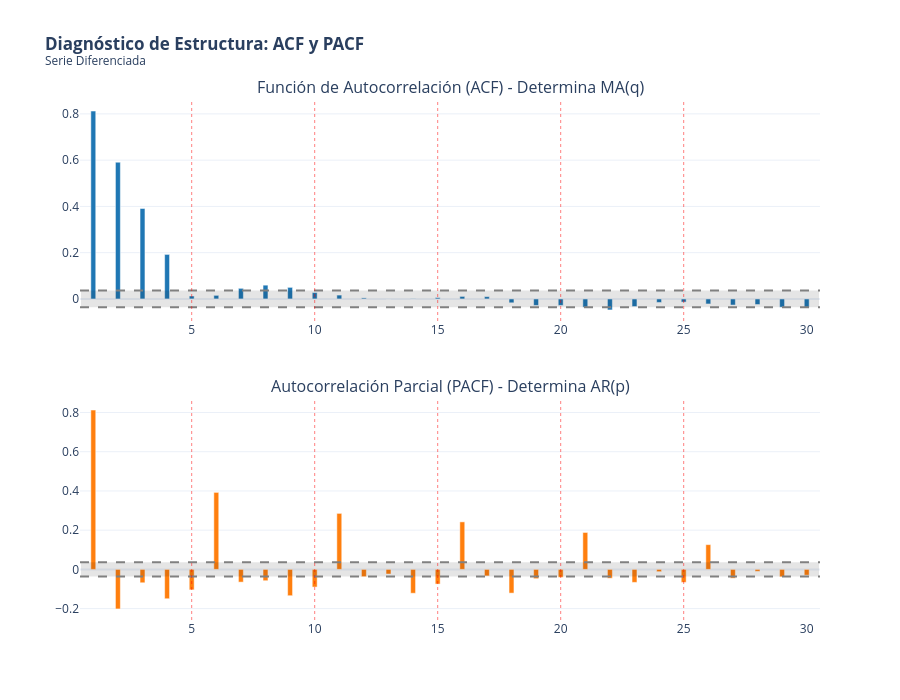

Notebook cell for this chart:
### Code cell
df['diff_5'] = df['tipo_cambio'].diff(5).dropna()
ts_analysis = df['diff_5'].dropna()

# Parámetros
lags = 30  # 30 días
alpha = 0.05 # Nivel de significancia del 95%

# Cálculo de valores ACF y PACF
acf_vals = acf(ts_analysis, nlags=lags, alpha=alpha)[0][1:]
pacf_vals = pacf(ts_analysis, nlags=lags, alpha=alpha)[0][1:]

# Colocamos manualmente el intervalo de confianza para plotly
n = len(ts_analysis)
conf_interval = 1.96 / np.sqrt(n)


fig = make_subplots(rows=2, cols=1,
                    subplot_titles=("Función de Autocorrelación (ACF) - Determina MA(q)",
                                    "Autocorrelación Parcial (PACF) - Determina AR(p)"),
                    vertical_spacing=0.15)

# ACF

fig.add_trace(go.Bar(
    x=list(range(1, lags+1)), y=acf_vals,
    name='ACF', marker_color='rgb(31, 119, 180)', showlegend=False
), row=1, col=1)

# Intervalos de confianza (Sombreado)
fig.add_shape(type="rect",
    x0=0.5, y0=-conf_interval, x1=lags+0.5, y1=conf_interval,
    line=dict(color="rgba(0,0,0,0)"), fillcolor="rgba(0,0,0,0.1)",
    row=1, col=1
)
# Líneas límite
fig.add_hline(y=conf_interval, line_dash="dash", line_color="gray", row=1, col=1)
fig.add_hline(y=-conf_interval, line_dash="dash", line_color="gray", row=1, col=1)

# PACF

fig.add_trace(go.Bar(
    x=list(range(1, lags+1)), y=pacf_vals,
    name='PACF', marker_color='rgb(255, 127, 14)', showlegend=False
), row=2, col=1)

# Intervalos de confianza
fig.add_shape(type="rect",
    x0=0.5, y0=-conf_interval, x1=lags+0.5, y1=conf_interval,
    line=dict(color="rgba(0,0,0,0)"), fillcolor="rgba(0,0,0,0.1)",
    row=2, col=1
)
# Líneas límite
fig.add_hline(y=conf_interval, line_dash="dash", line_color="gray", row=2, col=1)
fig.add_hline(y=-conf_interval, line_dash="dash", line_color="gray", row=2, col=1)


fig.update_layout(
    title='<b>Diagnóstico de Estructura: ACF y PACF</b><br><sup>Serie Diferenciada</sup>',
    template='plotly_white',
    height=700,
    bargap=0.8 # Barras delgadas estilo lollipop
)

# Resaltar lags estacionales (5, 10, 15, 20, 25) con líneas verticales rojas tenues
for i in [5, 10, 15, 20, 25]:
    fig.add_vline(x=i, line_width=1, line_dash="dot", line_color="red", opacity=0.5)

fig.show()

### Figure 1 — Plotly figure (JSON) as saved in the notebook; plotly's stock layout.template omitted (floating-point values rounded to 4 significant figures)
{"data": [{"marker": {"color": "rgb(31, 119, 180)"}, "name": "ACF", "showlegend": false, "type": "bar", "x": [1, 2, 3, 4, 5, 6, 7, 8, 9, 10, 11, 12, 13, 14, 15, 16, 17, 18, 19, 20, 21, 22, 23, 24, 25, 26, 27, 28, 29, 30], "xaxis": "x", "y": [0.8122, 0.5911, 0.391, 0.1925, 0.01284, 0.01554, 0.04584, 0.05955, 0.05001, 0.02744, 0.01669, 0.004602, 0.0005, 0.001537, 0.005686, 0.01089, 0.01005, -0.01669, -0.02804, -0.02793, -0.03586, -0.04758, -0.03275, -0.01513, -0.01359, -0.02169, -0.02637, -0.02416, -0.0357, -0.03673], "yaxis": "y"}, {"marker": {"color": "rgb(255, 127, 14)"}, "name": "PACF", "showlegend": false, "type": "bar", "x": [1, 2, 3, 4, 5, 6, 7, 8, 9, 10, 11, 12, 13, 14, 15, 16, 17, 18, 19, 20, 21, 22, 23, 24, 25, 26, 27, 28, 29, 30], "xaxis": "x2", "y": [0.8125, -0.2018, -0.0683, -0.1498, -0.1045, 0.3927, -0.06494, -0.05785, -0.1343, -0.09012, 0.2856, -0.03739, -0.02374, -0.1217, -0.07488, 0.2423, -0.0333, -0.1211, -0.04742, -0.04055, 0.1883, -0.04524, -0.06636, -0.01179, -0.06615, 0.1262, -0.04505, -0.01001, -0.03799, -0.02974], "yaxis": "y2"}], "layout": {"annotations": [{"font": {"size": 16}, "showarrow": false, "text": "Función de Autocorrelación (ACF) - Determina MA(q)", "x": 0.5, "xanchor": "center", "xref": "paper", "y": 1, "yanchor": "bottom", "yref": "paper"}, {"font": {"size": 16}, "showarrow": false, "text": "Autocorrelación Parcial (PACF) - Determina AR(p)", "x": 0.5, "xanchor": "center", "xref": "paper", "y": 0.425, "yanchor": "bottom", "yref": "paper"}], "bargap": 0.8, "height": 700, "shapes": [{"fillcolor": "rgba(0,0,0,0.1)", "line": {"color": "rgba(0,0,0,0)"}, "type": "rect", "x0": 0.5, "x1": 30.5, "xref": "x", "y0": -0.03635, "y1": 0.03635, "yref": "y"}, {"line": {"color": "gray", "dash": "dash"}, "type": "line", "x0": 0, "x1": 1, "xref": "x domain", "y0": 0.03635, "y1": 0.03635, "yref": "y"}, {"line": {"color": "gray", "dash": "dash"}, "type": "line", "x0": 0, "x1": 1, "xref": "x domain", "y0": -0.03635, "y1": -0.03635, "yref": "y"}, {"fillcolor": "rgba(0,0,0,0.1)", "line": {"color": "rgba(0,0,0,0)"}, "type": "rect", "x0": 0.5, "x1": 30.5, "xref": "x2", "y0": -0.03635, "y1": 0.03635, "yref": "y2"}, {"line": {"color": "gray", "dash": "dash"}, "type": "line", "x0": 0, "x1": 1, "xref": "x2 domain", "y0": 0.03635, "y1": 0.03635, "yref": "y2"}, {"line": {"color": "gray", "dash": "dash"}, "type": "line", "x0": 0, "x1": 1, "xref": "x2 domain", "y0": -0.03635, "y1": -0.03635, "yref": "y2"}, {"line": {"color": "red", "dash": "dot", "width": 1}, "opacity": 0.5, "type": "line", "x0": 5, "x1": 5, "xref": "x", "y0": 0, "y1": 1, "yref": "y domain"}, {"line": {"color": "red", "dash": "dot", "width": 1}, "opacity": 0.5, "type": "line", "x0": 5, "x1": 5, "xref": "x2", "y0": 0, "y1": 1, "yref": "y2 domain"}, {"line": {"color": "red", "dash": "dot", "width": 1}, "opacity": 0.5, "type": "line", "x0": 10, "x1": 10, "xref": "x", "y0": 0, "y1": 1, "yref": "y domain"}, {"line": {"color": "red", "dash": "dot", "width": 1}, "opacity": 0.5, "type": "line", "x0": 10, "x1": 10, "xref": "x2", "y0": 0, "y1": 1, "yref": "y2 domain"}, {"line": {"color": "red", "dash": "dot", "width": 1}, "opacity": 0.5, "type": "line", "x0": 15, "x1": 15, "xref": "x", "y0": 0, "y1": 1, "yref": "y domain"}, {"line": {"color": "red", "dash": "dot", "width": 1}, "opacity": 0.5, "type": "line", "x0": 15, "x1": 15, "xref": "x2", "y0": 0, "y1": 1, "yref": "y2 domain"}, {"line": {"color": "red", "dash": "dot", "width": 1}, "opacity": 0.5, "type": "line", "x0": 20, "x1": 20, "xref": "x", "y0": 0, "y1": 1, "yref": "y domain"}, {"line": {"color": "red", "dash": "dot", "width": 1}, "opacity": 0.5, "type": "line", "x0": 20, "x1": 20, "xref": "x2", "y0": 0, "y1": 1, "yref": "y2 domain"}, {"line": {"color": "red", "dash": "dot", "width": 1}, "opacity": 0.5, "type": "line", "x0": 25, "x1": 25, "xref": "x", "y0": 0, "y1": 1, "yref": "y domain"}, {"line": {"color": "red", "dash": "dot", "width": 1}, "opacity": 0.5, "type": "line", "x0": 25, "x1": 25, "xref": "x2", "y0": 0, "y1": 1, "yref": "y2 domain"}], "title": {"text": "<b>Diagnóstico de Estructura: ACF y PACF</b><br><sup>Serie Diferenciada</sup>"}, "xaxis": {"anchor": "y", "domain": [0, 1]}, "xaxis2": {"anchor": "y2", "domain": [0, 1]}, "yaxis": {"anchor": "x", "domain": [0.575, 1]}, "yaxis2": {"anchor": "x2", "domain": [0, 0.425]}}}
